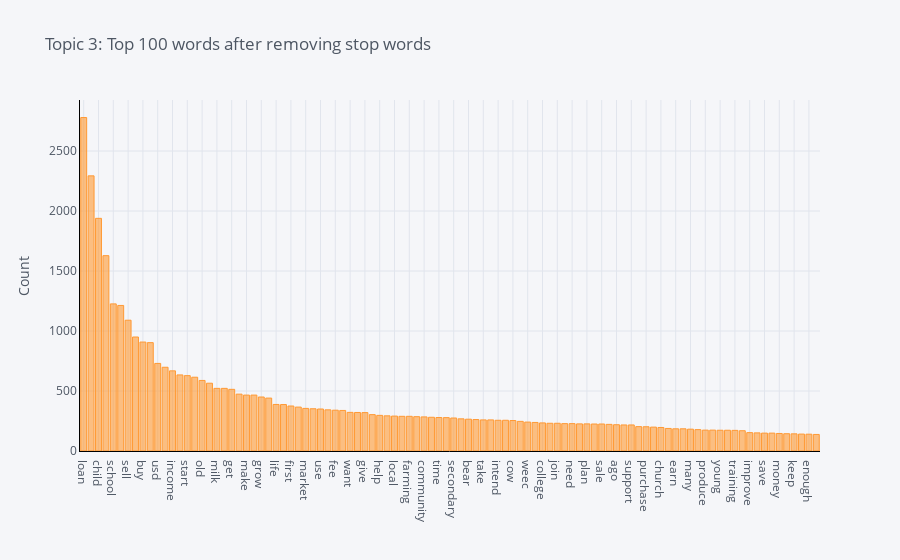

Notebook source saved alongside this figure:
### Markdown cell above
So we can see for topic 2 the top 4 words are:

- Rice
- Farmer
- Use
- Sector

For this topic it might be the case that these loan applications could be for projects more relating to agriculture and food production.

Finally lets explore topic 3.

### Code cell
plot_model(lda_topic_model, plot = 'frequency', topic_num = 'Topic 3')

### Figure 1 — Plotly figure (JSON) as saved in the notebook; plotly's stock layout.template omitted (floating-point values rounded to 4 significant figures)
{"data": [{"marker": {"color": "rgba(255, 153, 51, 0.6)", "line": {"color": "rgba(255, 153, 51, 1.0)", "width": 1}}, "name": "count", "orientation": "v", "text": "", "x": ["loan", "group", "child", "business", "school", "year", "sell", "member", "buy", "woman", "usd", "also", "income", "marry", "start", "able", "old", "small", "milk", "family", "get", "month", "make", "pay", "grow", "work", "life", "farm", "first", "good", "market", "increase", "use", "well", "fee", "primary", "want", "apply", "give", "steer", "help", "day", "local", "vegetable", "farming", "live", "community", "enable", "time", "mother", "secondary", "married", "bear", "high", "take", "dairy", "intend", "farmer", "cow", "repay", "weec", "receive", "college", "education", "join", "hard", "need", "hope", "plan", "area", "sale", "willing_repay", "ago", "stock", "support", "husband", "purchase", "provide", "church", "go", "earn", "due", "many", "dairy_cow", "produce", "feed", "young", "educate", "training", "last", "improve", "shop", "save", "assist", "money", "feel", "keep", "believe", "enough", "home"], "y": [2779, 2293, 1939, 1628, 1226, 1213, 1090, 950, 908, 903, 730, 698, 668, 634, 628, 615, 588, 565, 522, 522, 514, 474, 466, 466, 450, 441, 388, 387, 375, 366, 355, 352, 350, 343, 340, 338, 322, 321, 320, 303, 297, 293, 291, 289, 289, 286, 284, 281, 279, 278, 275, 268, 265, 262, 259, 259, 256, 256, 254, 247, 241, 238, 234, 231, 231, 228, 228, 226, 226, 225, 225, 222, 219, 217, 217, 203, 202, 199, 196, 188, 185, 185, 182, 178, 174, 174, 173, 173, 172, 169, 153, 151, 149, 149, 146, 144, 143, 141, 140, 138], "type": "bar"}], "layout": {"legend": {"bgcolor": "#F5F6F9", "font": {"color": "#4D5663"}}, "paper_bgcolor": "#F5F6F9", "plot_bgcolor": "#F5F6F9", "title": {"font": {"color": "#4D5663"}, "text": "Topic 3: Top 100 words after removing stop words"}, "xaxis": {"gridcolor": "#E1E5ED", "linecolor": "black", "showgrid": true, "tickfont": {"color": "#4D5663"}, "title": {"font": {"color": "#4D5663"}, "text": ""}, "zerolinecolor": "#E1E5ED", "type": "category", "range": [-0.5, 99.5], "autorange": true}, "yaxis": {"gridcolor": "#E1E5ED", "linecolor": "black", "showgrid": true, "tickfont": {"color": "#4D5663"}, "title": {"font": {"color": "#4D5663"}, "text": "Count"}, "zerolinecolor": "#E1E5ED", "type": "linear", "range": [0, 2925.0], "autorange": true}, "autosize": true}}
